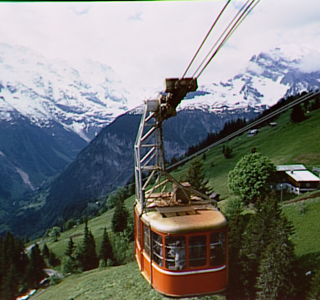
#> input picture python_image_manipulation/tp2/cablecar.BMP, 320 x 300 px
$ python crow.py
#> lines starting #> are read from the running program, lines starting #| are printed output that depends on the picture; after the words box and inside, x2 and y2 are one past the last pixel; in counts of white or black regions, pixels touching at a corner belong together
import cv2
import matplotlib.pyplot as plt
import numpy as np

# Read the image
img = cv2.imread('cablecar.BMP') #you can add a secnd paraneter as 0 to read it as gray
#> img is the input picture: shape (300, 320, 3); mean B, G, R 117.6, 120, 117.9
if img is None:
    print("Erreur : Impossible de charger l'image.")
    exit()

height, width, _ = img.shape
#> height = 300; width = 320


gray_img = cv2.cvtColor(img, cv2.COLOR_BGR2GRAY)
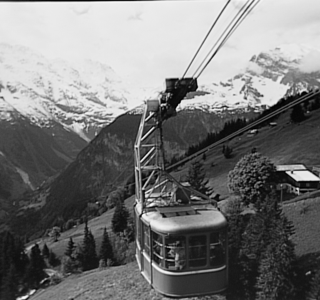
#> gray_img: shape (300, 320); min 0, max 252, mean 119.1

threshold = 127

_, img_bw = cv2.threshold(gray_img, threshold, 255, cv2.THRESH_BINARY)
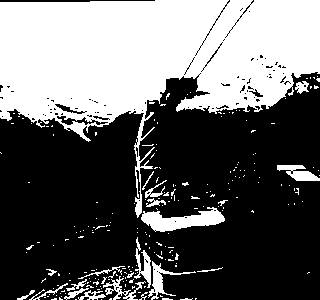
#> img_bw: shape (300, 320); 39.8% white; 224 white regions (203 under 20 px), largest, box (x1, y1, x2, y2) and area: (0, 0, 320, 218) 33992, (141, 207, 225, 232) 1106, (148, 261, 196, 300) 406

threshold, img_bw_otsu = cv2.threshold(gray_img, threshold, 255, cv2.THRESH_OTSU)
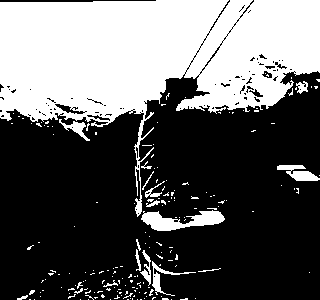
#> img_bw_otsu: shape (300, 320); 37.8% white; 189 white regions (172 under 20 px), largest, box (x1, y1, x2, y2) and area: (0, 0, 320, 217) 33072, (141, 210, 225, 231) 941, (277, 165, 320, 181) 368
#> threshold = 138

print (f"Otsu threshold {threshold}")
#| Otsu threshold 138.0

figure, plots = plt.subplots(1, 3)

plots[0].imshow(img_bw, cmap='gray')
plots[0].axis('off')
plots[0].set_title('Binarized Image')

plots[1].imshow(img_bw_otsu, cmap='gray')
plots[1].axis('off')
plots[1].set_title('Otsu Binarized Image')

plots[2].imshow(gray_img, cmap='gray')
plots[2].axis('off')
plots[2].set_title('Gray Image')
plt.show()
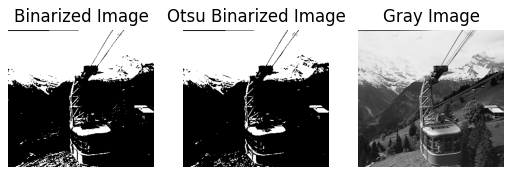
#> figure drawn by matplotlib, 3 panels


# [33 lines of commented-out code are left out]
